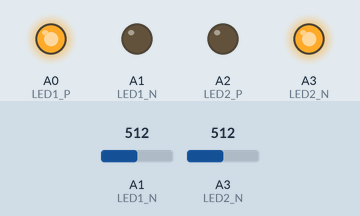
Recording of a sketch running on a simulated Arduino Uno, built with avr-gcc and run on an emulated ATmega328P. Shown: output pins drawn as LEDs (lit = HIGH). The test bench sets the inputs (shaded band); at power-on: A1 (LED1_N) = 512, A3 (LED2_N) = 512. What the sketch prints to the serial monitor is not drawn.

Above: at 0.15 s.
Timing chart, 0 to 3.0 s (numbered marks = the images above):
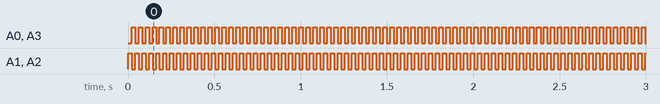

The sketch:

lightsensor.ino
```cpp
#define LED1_P A0
#define LED1_N A1
#define LED2_P A2
#define LED2_N A3

#define PAUSE 20

void setup() {
  // Le convertisseur analogique/numérique
  // utilise les 1,1 volts comme référence
  analogReference(INTERNAL);

  // moniteur série
  Serial.begin(115200);

  // broches led 1 en sortie
  pinMode(LED1_N, OUTPUT);
  pinMode(LED1_P, OUTPUT);

  // broches led 2 en sortie
  pinMode(LED2_N, OUTPUT);
  pinMode(LED2_P, OUTPUT);
}

void loop() {
  int val=0;

  // alumage de la led 2
  pinMode(LED2_N, OUTPUT);
  digitalWrite(LED2_N, LOW);
  digitalWrite(LED2_P, HIGH);

  // On "charge" la led
  digitalWrite(LED1_N, HIGH);
  digitalWrite(LED1_P, LOW);
  // cathode de la led en entrée
  pinMode(LED1_N, INPUT);
  // désactivation de la résistance de rappel
  digitalWrite(LED1_N, LOW);
  // on attend un peu
  delay(PAUSE);
  // mesure de la tension sur la cathode
  val=analogRead(LED1_N);

  // On inverse les rôle des leds
  // et on fait de même
  pinMode(LED1_N, OUTPUT);
  digitalWrite(LED1_N, LOW);
  digitalWrite(LED1_P, HIGH);
  digitalWrite(LED2_N, HIGH);
  digitalWrite(LED2_P, LOW);
  pinMode(LED2_N, INPUT);
  digitalWrite(LED2_N, LOW);
  delay(PAUSE);
  val+=analogRead(LED2_N);

  // val contient la somme les valeurs lues
  // du convertisseur pour led 1 et led 2
  Serial.println(val);
}
```

Measured:
- by itself, A0 (LED1_P), A1 (LED1_N), A2 (LED2_P), A3 (LED2_N): alternates HIGH for 0.02 s and LOW for 0.02 s
